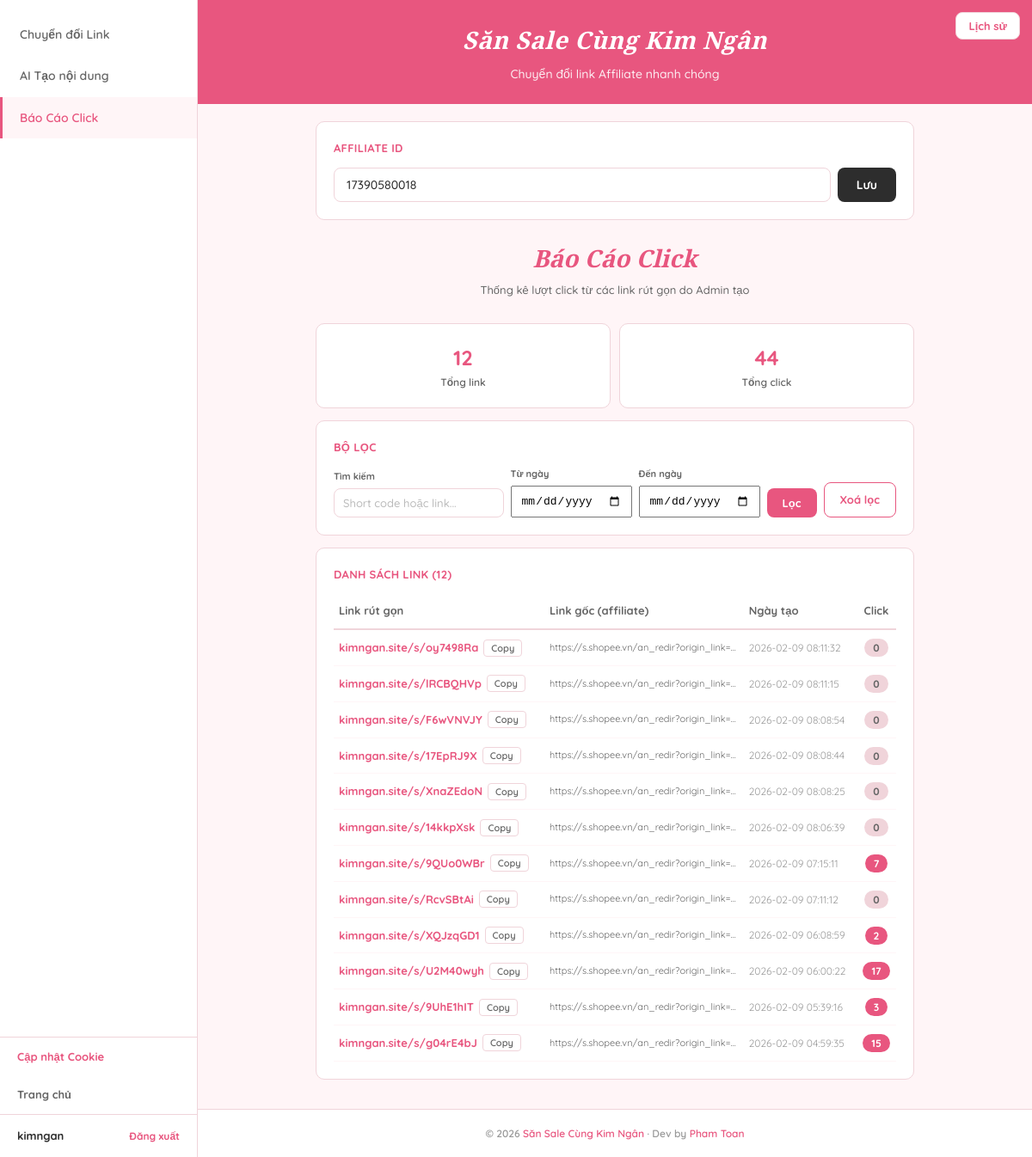
Before: /admin/click-report (signed in) with the older database file.
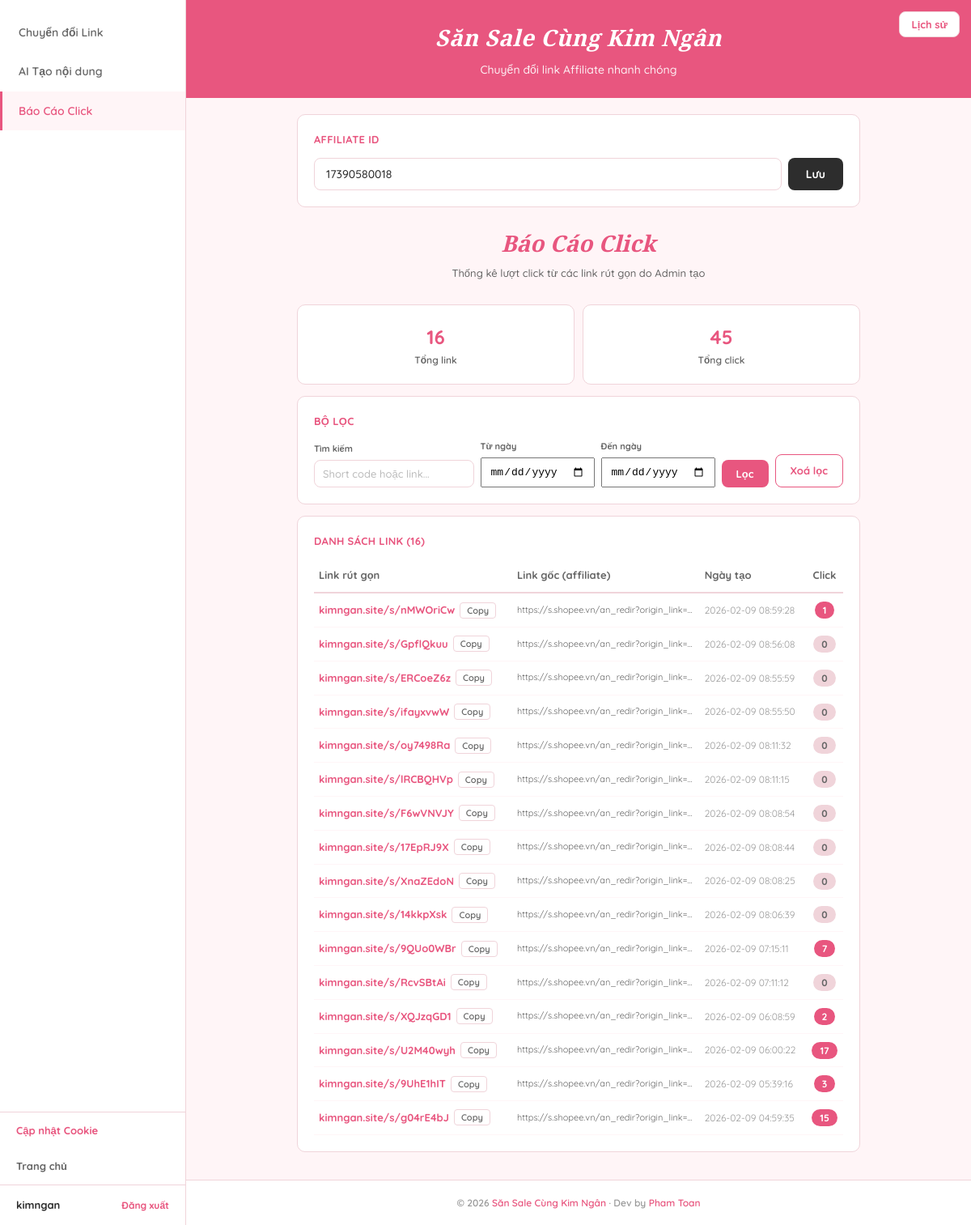
After: the same page with the newer database file.
### tables this page shows
CREATE TABLE settings (
            key TEXT PRIMARY KEY,
            value TEXT NOT NULL
        );

CREATE TABLE short_links (
            id INTEGER PRIMARY KEY AUTOINCREMENT,
            short_code TEXT UNIQUE NOT NULL,
            target_url TEXT NOT NULL,
            created_at TIMESTAMP DEFAULT CURRENT_TIMESTAMP,
            click_count INTEGER DEFAULT 0
        , created_by TEXT DEFAULT NULL);

### app.py (the view)
@app.route("/admin/click-report")
@login_required
def admin_click_report():
    affiliate_id = get_setting("affiliate_id", "")
    search = request.args.get("q", "")
    date_from = request.args.get("from", "")
    date_to = request.args.get("to", "")
    links = get_admin_short_links(search=search, date_from=date_from, date_to=date_to)
    total_clicks = sum(l["click_count"] for l in links)
    return render_template(
        "admin.html",
        page="click-report",
        affiliate_id=affiliate_id,
        user=session.get("user"),
        report_links=links,
        total_clicks=total_clicks,
        total_links=len(links),
        search=search,
        date_from=date_from,
        date_to=date_to,
        short_domain=SHORT_DOMAIN,
    )

### app.py (called while the page is built)
def login_required(f):
    @wraps(f)
    def decorated(*args, **kwargs):
        if "user" not in session:
            return redirect(url_for("login_page"))
        return f(*args, **kwargs)
    return decorated

### database.py (called while the page is built)
def get_db():
    conn = sqlite3.connect(DB_PATH)
    conn.row_factory = sqlite3.Row
    return conn

def get_setting(key, default=""):
    conn = get_db()
    row = conn.execute("SELECT value FROM settings WHERE key = ?", (key,)).fetchone()
    conn.close()
    return row["value"] if row else default

def get_admin_short_links(search="", date_from="", date_to=""):
    conn = get_db()
    query = "SELECT * FROM short_links WHERE created_by IS NOT NULL"
    params = []
    if search:
        query += " AND (short_code LIKE ? OR target_url LIKE ?)"
        params.extend([f"%{search}%", f"%{search}%"])
    if date_from:
        query += " AND date(created_at) >= ?"
        params.append(date_from)
    if date_to:
        query += " AND date(created_at) <= ?"
        params.append(date_to)
    query += " ORDER BY created_at DESC"
    rows = conn.execute(query, params).fetchall()
    conn.close()
    return [dict(r) for r in rows]

### templates/admin.html (shortened to what this page needs)
<!DOCTYPE html>
<html lang="vi">
<head>
</head>
<body>
    <button class="toggle-history" onclick="toggleHistory()">Lịch sử</button>
    <aside class="sidebar" id="sidebar">
        <nav class="sidebar-nav">
            <a class="nav-item {{ 'active' if page == 'convert-link' }}" href="/admin/convert-link">Chuyển đổi Link</a>
            <a class="nav-item {{ 'active' if page == 'ai-content' }}" href="/admin/ai-content">AI Tạo nội dung</a>
            <a class="nav-item {{ 'active' if page == 'click-report' }}" href="/admin/click-report">Báo Cáo Click</a>
        </nav>
        <div class="sidebar-bottom">
            <a href="javascript:void(0)" class="sidebar-home" onclick="openCookieModal()" style="color:var(--primary);">Cập nhật Cookie</a>
            <a href="/" class="sidebar-home">Trang chủ</a>
            <div class="sidebar-footer">
                <span class="sidebar-user">{{ user }}</span>
                <a href="/logout" class="sidebar-logout">Đăng xuất</a>
            </div>
        </div>
    </aside>
    <main class="main" id="mainContent">
        <div class="main-header">
            <h2>Săn Sale Cùng Kim Ngân</h2>
            <p>Chuyển đổi link Affiliate nhanh chóng</p>
        </div>
        <div class="main-body">
            <div class="card">
                <div class="card-title">Affiliate ID</div>
                <div class="aff-row">
                    <input type="text" id="affiliateId" placeholder="Nhập Affiliate ID của bạn"
                           value="{{ affiliate_id }}">
                    <button class="btn btn-dark" onclick="saveAffiliate()">Lưu</button>
                </div>
            </div>
            {% if page == 'convert-link' %}
            <div class="page-title">
                <h3>Chuyển đổi Link</h3>
                <p>Dán link Shopee &mdash; Nhận link Affiliate ngay</p>
            </div>
            <div class="card">
                <div class="card-title">Nhập Link</div>
                <textarea id="linkInput" placeholder="Dán link Shopee vào đây (mỗi link 1 dòng)..." style="min-height:120px;"></textarea>
                <div class="input-actions">
                    <button class="btn btn-outline" onclick="pasteTo('linkInput','linkStatus')">Paste nhanh</button>
                    <button class="btn btn-primary" id="linkConvertBtn" onclick="convertLink()">Chuyển đổi</button>
                </div>
                <div id="linkStatus" class="status"></div>
            </div>
            <div class="card link-results" id="linkResults">
                <div class="card-title">Kết quả</div>
                <textarea id="linkResultOutput" readonly></textarea>
                <div style="margin-top:10px;">
                    <button class="copy-btn" onclick="copyField('linkResultOutput', this)">Copy tất cả</button>
                </div>
            </div>
            {% elif page == 'click-report' %}
            <div class="page-title">
                <h3>Báo Cáo Click</h3>
                <p>Thống kê lượt click từ các link rút gọn do Admin tạo</p>
            </div>
            <div style="display:flex;gap:10px;margin-bottom:14px;">
                <div class="card" style="flex:1;text-align:center;margin-bottom:0;">
                    <div style="font-size:24px;font-weight:700;color:var(--primary);">{{ total_links }}</div>
                    <div style="font-size:12px;font-weight:600;color:var(--text-sec);">Tổng link</div>
                </div>
                <div class="card" style="flex:1;text-align:center;margin-bottom:0;">
                    <div style="font-size:24px;font-weight:700;color:var(--primary);">{{ total_clicks }}</div>
                    <div style="font-size:12px;font-weight:600;color:var(--text-sec);">Tổng click</div>
                </div>
            </div>
            <div class="card">
                <div class="card-title">Bộ lọc</div>
                <form method="GET" action="/admin/click-report" style="display:flex;gap:8px;flex-wrap:wrap;align-items:flex-end;">
                    <div style="flex:1;min-width:140px;">
                        <label style="font-size:11px;font-weight:700;color:var(--text-sec);display:block;margin-bottom:4px;">Tìm kiếm</label>
                        <input type="text" name="q" placeholder="Short code hoặc link..." value="{{ search }}" style="padding:8px 10px;font-size:13px;">
                    </div>
                    <div style="min-width:130px;">
                        <label style="font-size:11px;font-weight:700;color:var(--text-sec);display:block;margin-bottom:4px;">Từ ngày</label>
                        <input type="date" name="from" value="{{ date_from }}" style="padding:8px 10px;font-size:13px;">
                    </div>
                    <div style="min-width:130px;">
                        <label style="font-size:11px;font-weight:700;color:var(--text-sec);display:block;margin-bottom:4px;">Đến ngày</label>
                        <input type="date" name="to" value="{{ date_to }}" style="padding:8px 10px;font-size:13px;">
                    </div>
                    <button type="submit" class="btn btn-primary" style="padding:9px 18px;font-size:13px;">Lọc</button>
                    <a href="/admin/click-report" class="btn btn-outline" style="padding:9px 18px;font-size:13px;text-decoration:none;text-align:center;">Xoá lọc</a>
                </form>
            </div>
            <div class="card">
                <div class="card-title">Danh sách link ({{ report_links|length }})</div>
                <div style="overflow-x:auto;">
                    <table style="width:100%;border-collapse:collapse;font-size:13px;">
                        <thead>
                            <tr style="border-bottom:2px solid var(--border);text-align:left;">
                                <th style="padding:10px 6px;font-weight:700;color:var(--text-sec);">Link rút gọn</th>
                                <th style="padding:10px 6px;font-weight:700;color:var(--text-sec);">Link gốc (affiliate)</th>
                                <th style="padding:10px 6px;font-weight:700;color:var(--text-sec);">Ngày tạo</th>
                                <th style="padding:10px 6px;font-weight:700;color:var(--text-sec);text-align:center;">Click</th>
                            </tr>
                        </thead>
                        <tbody>
                            {% if report_links %}
                                {% for link in report_links %}
                                <tr style="border-bottom:1px solid var(--primary-bg);">
                                    <td style="padding:10px 6px;">
                                        <div style="display:flex;align-items:center;gap:6px;">
                                            <a href="/s/{{ link.short_code }}" target="_blank" style="color:var(--primary);font-weight:700;text-decoration:none;font-size:13px;">
                                                {{ short_domain }}/s/{{ link.short_code }}
                                            </a>
                                            <button onclick="navigator.clipboard.writeText('https://{{ short_domain }}/s/{{ link.short_code }}');this.textContent='OK!';setTimeout(()=>this.textContent='Copy',1500)" style="background:none;border:1px solid var(--border);border-radius:4px;padding:2px 8px;cursor:pointer;font-size:11px;font-family:'Quicksand',sans-serif;font-weight:600;color:var(--text-sec);">Copy</button>
                                        </div>
                                    </td>
                                    <td style="padding:10px 6px;max-width:220px;overflow:hidden;text-overflow:ellipsis;white-space:nowrap;font-size:11px;color:var(--text-sec);" title="{{ link.target_url }}">
                                        {{ link.target_url[:90] }}{% if link.target_url|length > 90 %}...{% endif %}
                                    </td>
                                    <td style="padding:10px 6px;font-size:12px;color:var(--text-muted);white-space:nowrap;">{{ link.created_at }}</td>
                                    <td style="padding:10px 6px;text-align:center;">
                                        <span style="background:{% if link.click_count > 0 %}var(--primary){% else %}var(--border){% endif %};color:{% if link.click_count > 0 %}#fff{% else %}var(--text-sec){% endif %};padding:3px 10px;border-radius:12px;font-size:12px;font-weight:700;">
                                            {{ link.click_count }}
                                        </span>
                                    </td>
                                </tr>
                                {% endfor %}
                            {% endif %}
                        </tbody>
                    </table>
                </div>
            </div>
            {% endif %}
        </div>
        <div class="main-footer">
            &copy; 2026 <span class="accent">Săn Sale Cùng Kim Ngân</span> &middot; Dev by <span class="accent">Pham Toan</span>
        </div>
    </main>
</body>
</html>

### templates/admin.html (style rules this page uses)
* { margin: 0; padding: 0; box-sizing: border-box; }
:root { --primary: #E8567F; --primary-bg: #FFF5F7; --sidebar-bg: #FFFFFF; --card-bg: #FFFFFF; --border: #F0D4DA; --text: #2D2D2D; --text-sec: #666666; --text-muted: #999999; --sidebar-w: 230px; --history-w: 280px; }
body { font-family: 'Quicksand', sans-serif; background: var(--primary-bg); color: var(--text); line-height: 1.6; min-height: 100vh; display: flex; }
.sidebar { width: var(--sidebar-w); background: var(--sidebar-bg); border-right: 1px solid var(--border); display: flex; flex-direction: column; z-index: 100; transition: transform 0.3s ease; position: fixed; top: 0; left: 0; bottom: 0; }
.sidebar-nav { flex: 1; padding: 16px 0; }
.nav-item { display: block; padding: 13px 20px; font-size: 14px; font-weight: 600; color: var(--text-sec); text-decoration: none; border-left: 3px solid transparent; transition: all 0.15s; }
.nav-item.active { background: var(--primary-bg); color: var(--primary); border-left-color: var(--primary); }
.sidebar-bottom { border-top: 1px solid var(--border); }
.sidebar-home { display: block; padding: 12px 20px; font-size: 13px; font-weight: 700; color: var(--text-sec); text-decoration: none; transition: all 0.15s; }
.sidebar-footer { padding: 14px 20px; border-top: 1px solid var(--border); display: flex; align-items: center; justify-content: space-between; }
.sidebar-user { font-size: 13px; font-weight: 700; color: var(--text); }
.sidebar-logout { font-size: 12px; font-weight: 700; color: var(--primary); text-decoration: none; }
.main { margin-left: var(--sidebar-w); flex: 1; display: flex; flex-direction: column; min-height: 100vh; transition: margin 0.3s ease; }
.main-header { background: var(--primary); padding: 24px 32px; color: #fff; text-align: center; }
.main-header h2 { font-family: 'Playfair Display', Georgia, serif; font-size: 28px; font-weight: 700; font-style: italic; letter-spacing: 0.5px; }
.main-header p { font-size: 14px; margin-top: 6px; opacity: 0.9; font-weight: 500; }
.page-title { text-align: center; margin-bottom: 20px; padding: 8px 0; }
.page-title h3 { font-family: 'Playfair Display', Georgia, serif; font-size: 28px; font-weight: 700; font-style: italic; color: var(--primary); margin-bottom: 4px; }
.page-title p { font-size: 13px; color: var(--text-sec); font-weight: 500; }
.main-body { flex: 1; padding: 20px 32px; max-width: 760px; margin: 0 auto; width: 100%; }
.main-footer { padding: 18px 24px; text-align: center; font-size: 12px; font-weight: 600; color: var(--text-muted); border-top: 1px solid var(--border); background: var(--card-bg); margin-top: auto; }
.main-footer .accent { color: var(--primary); }
.btn { padding: 10px 22px; border: none; border-radius: 8px; font-size: 14px; font-weight: 700; font-family: 'Quicksand', sans-serif; cursor: pointer; transition: opacity 0.15s; white-space: nowrap; }
.btn-primary { background: var(--primary); color: #fff; }
.btn-dark { background: var(--text); color: #fff; }
.btn-outline { background: #fff; color: var(--primary); border: 1.5px solid var(--primary); }
.card { background: var(--card-bg); border-radius: 10px; padding: 20px; margin-bottom: 14px; border: 1px solid var(--border); }
.card-title { font-size: 13px; font-weight: 700; color: var(--primary); margin-bottom: 12px; text-transform: uppercase; letter-spacing: 0.3px; }
input[type="text"], input[type="password"], textarea { width: 100%; padding: 10px 14px; border: 1.5px solid var(--border); border-radius: 8px; font-size: 14px; font-weight: 500; font-family: 'Quicksand', sans-serif; color: var(--text); background: #fff; transition: border-color 0.2s; }
input::placeholder, textarea::placeholder { color: #bbb; }
.aff-row { display: flex; gap: 8px; }
.toggle-history { position: fixed; top: 14px; right: 14px; z-index: 40; background: var(--card-bg); border: 1px solid var(--border); border-radius: 8px; padding: 7px 14px; cursor: pointer; font-size: 13px; font-weight: 700; font-family: 'Quicksand', sans-serif; color: var(--primary); }

Changed rows visible on the page:
added short_links: short_domain "kimngan.site", short_code "nMWOriCw", target_url "https://s.shopee.vn/an_redir?origin_link=…", created_at "2026-02-09 08:59:28", click_count "1"
added short_links: short_domain "kimngan.site", short_code "GpflQkuu", target_url "https://s.shopee.vn/an_redir?origin_link=…", created_at "2026-02-09 08:56:08", click_count "0"
added short_links: short_domain "kimngan.site", short_code "ERCoeZ6z", target_url "https://s.shopee.vn/an_redir?origin_link=…", created_at "2026-02-09 08:55:59", click_count "0"
added short_links: short_domain "kimngan.site", short_code "ifayxvwW", target_url "https://s.shopee.vn/an_redir?origin_link=…", created_at "2026-02-09 08:55:50", click_count "0"
Other visible differences:
{{ total_links }}: "12" → "16"
{{ total_clicks }}: "44" → "45"
{{ report_links|length }}: "12" → "16"
